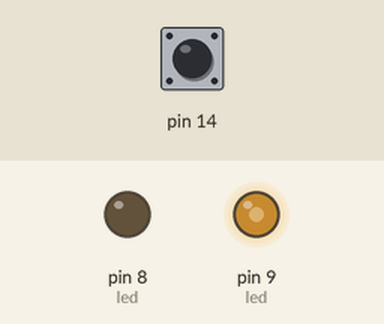
Simulated run of this sketch. Board: Arduino Uno, built with avr-gcc and run on an emulated ATmega328P. Parts: output pins drawn as LEDs (lit = HIGH). The test bench sets the inputs (shaded band); at power-on: pin 14 HIGH.

Above: at 1.2 s.
1.3 s: pin 14 pulled LOW for 0.15 s
At 1.8 s:
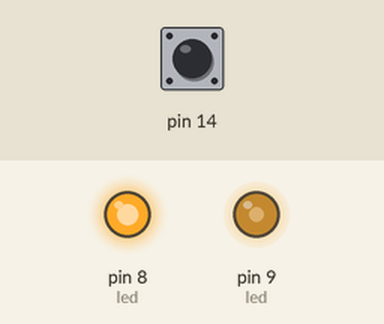
4.3 s: pin 14 pulled LOW for 1 s
At 6.1 s:
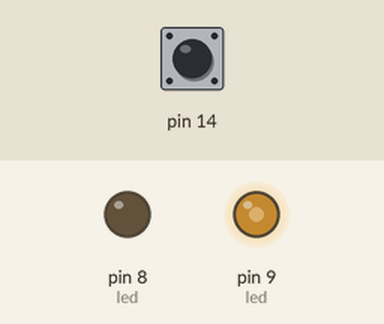
Timing chart, 0 to 13.3 s (numbered marks = the images above; inputs shaded):
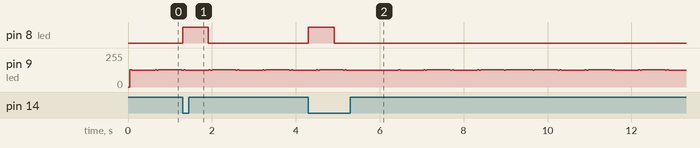

Measured:
- after the input at 1.3 s, pin 8 (led): LOW → HIGH at once, → LOW 0.61 s later
- after the input at 4.3 s, pin 8 (led): LOW → HIGH at once, → LOW 0.61 s later

The sketch:

IRsensor.ino
```cpp
/*
 Name:		IRsensor.ino
 Created:	4/15/2022 9:25:52 AM
 Author:	RobAntonisse

 IR sensoren hebben veel last van zonlicht.
 Test project om te zien of er algoritmische oplossingen zijn te maken om dit verschijnsel tegen te gaan.


*/


//tijdelijke variabele
unsigned long tt;
int bt = 500; //bt=brandtijd
bool sensoraan;
//GPIOR0 bit0 =leled aan/uit

void setup() {
	Serial.begin(9600);
	//poorten instellen
	DDRB |= (1 << 0); //pin8 output controle led
	DDRB |= (1 << 1);// PORTB |= (1 << 1);//pin9 output TX led, temp constant aan

	PORTC |= (1 << 0); //pullup op pin A0, is al input


}


void loop() {
	//gpior0 bit0=txled aan of uit
	bool sensor = false;

	if (millis() - tt > 0) { //iedere millisec
		tt = millis();
		if (PINC & (1 << 0)) sensor = true;
		GPIOR0 ^= (1 << 0);

		if (GPIOR0 & (1 << 0)) { //tx aan
			if (sensor == true) {
				sensoraan = true;
			}
			PORTB &= ~(1 << 1); //TXled uit
		}
		else { //txled uit
			if (sensor == false && sensoraan == true) {
				bt = 600; PORTB |= (1 << 0); //indicatie led aan
			}
			sensoraan = false;
			PORTB |= (1 << 1); //TXled aan
		}

		if (bt > 1) {
			bt--;
		}
		else {
			PORTB &= ~(1 << 0); //led uit
		}
	}

}
```
